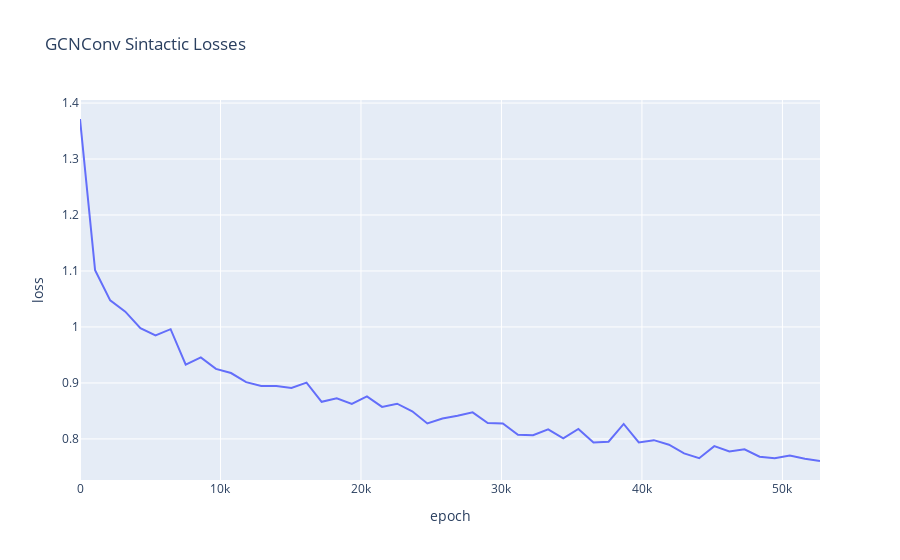

The notebook cell saved with this chart:
### Code cell
import plotly.express as px
import pandas as pd

filtered_losses = losses[::1075]

# Creating a DataFrame with index as x-axis and values as y-axis
df = pd.DataFrame({
    'epoch': range(0, len(losses), 1075),
    'loss': filtered_losses
})

# Plotting the DataFrame
fig = px.line(df, x='epoch', y='loss', title='GCNConv Sintactic Losses')
fig.show()

### Figure 1 — Plotly figure (JSON) as saved in the notebook; plotly's stock layout.template omitted (floating-point values rounded to 4 significant figures)
{"data": [{"hovertemplate": "epoch=%{x}<br>loss=%{y}<extra></extra>", "legendgroup": "", "line": {"color": "#636efa", "dash": "solid"}, "marker": {"symbol": "circle"}, "mode": "lines", "name": "", "orientation": "v", "showlegend": false, "type": "scatter", "x": [0, 1075, 2150, 3225, 4300, 5375, 6450, 7525, 8600, 9675, 10750, 11825, 12900, 13975, 15050, 16125, 17200, 18275, 19350, 20425, 21500, 22575, 23650, 24725, 25800, 26875, 27950, 29025, 30100, 31175, 32250, 33325, 34400, 35475, 36550, 37625, 38700, 39775, 40850, 41925, 43000, 44075, 45150, 46225, 47300, 48375, 49450, 50525, 51600, 52675], "xaxis": "x", "y": [1.372, 1.101, 1.048, 1.027, 0.9977, 0.985, 0.996, 0.9329, 0.9457, 0.9251, 0.9177, 0.9014, 0.8946, 0.8945, 0.8912, 0.9005, 0.8663, 0.8727, 0.8627, 0.8759, 0.8571, 0.8629, 0.8494, 0.8277, 0.8365, 0.8413, 0.8474, 0.8285, 0.8277, 0.8076, 0.8065, 0.8169, 0.8009, 0.8178, 0.7935, 0.795, 0.8267, 0.7936, 0.7978, 0.7896, 0.7741, 0.7656, 0.7871, 0.7777, 0.7814, 0.7682, 0.7656, 0.7705, 0.7647, 0.7605], "yaxis": "y"}], "layout": {"legend": {"tracegroupgap": 0}, "title": {"text": "GCNConv Sintactic Losses"}, "xaxis": {"anchor": "y", "domain": [0, 1], "title": {"text": "epoch"}}, "yaxis": {"anchor": "x", "domain": [0, 1], "title": {"text": "loss"}}}}
